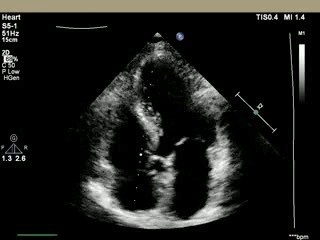
#> input picture evidence/missed-transition.jpg, 320 x 240 px
$ python -i fan224.py   (imports and definitions only)
#> lines starting #> are read from the running program, lines starting #| are printed output that depends on the picture; after the words box and inside, x2 and y2 are one past the last pixel; in counts of white or black regions, pixels touching at a corner belong together
#> further down, picture is the input picture: PIL image 320x240 RGB; mean R, G, B 29.9, 30, 27.7
"""Fan224 input contract: the EV9V acquisition-layout sector template, then a 224 x 224 letterbox (no centre crop).

Order of operations for one source frame (320 x 240 JPEG, RGB):
1. the gamma LUT (identity at gamma 1.0), before any masking or spatial change;
2. every pixel outside the fixed template is set to black;
3. the template's bounding box is cut out;
4. bilinear resize with preserved aspect ratio so the longer side becomes 224 (PIL, RGB);
5. the result is centred on a black 224 x 224 canvas.
The output is RGB uint8 (224, 224, 3). The model entry only applies the existing mean/std normalisation
(VisualEncoder.normalise); it must never resize or crop a fan224 image again.

The template is one fixed sector for every recording and frame (version fan224_v1). Its geometry was fitted on
training images only: the apex and both straight edges follow the region that changes over time in at least half of the
100 QC training recordings (docs/results/2026-10-06_fan224_visual_adaptation/README.md). The right edge sits 1.8 degrees
inside that region to drop the depth ticks and focus marker drawn over it; the radius stops 3-4 px short of the image's
lower arc to drop the depth-end tick at its centre; and x <= 275 drops the vertical interface lines and focal-zone
marker at the lower right. It is an acquisition-layout template, not an anatomical mask, and it is not a
de-identification guarantee.

The legacy E1 path (echo_routing.temporal.joint_visual.crop_uint8: short side 256, centre crop 224) is unchanged.
"""
from __future__ import annotations

import hashlib
import json
from pathlib import Path

import numpy as np
from PIL import Image

VERSION = "fan224_v1"
SOURCE_SIZE = (320, 240)          # (width, height); anything else is refused
OUTPUT_SIZE = 224
TEMPLATE = {"apex_x": 156.7, "apex_y": 31.2, "left_half_angle_deg": 42.5, "right_half_angle_deg": 44.0,
            "radius": 200.0, "x_max": 275}
INTERPOLATION = "PIL bilinear"
PADDING = "black, centred"
GAMMA_ORDER = "gamma LUT before masking and resizing"


def template_mask(t: dict = TEMPLATE) -> np.ndarray:
    """Boolean (240, 320) mask of the sector: below the apex, between the two straight edges, within the radius."""
    w, h = SOURCE_SIZE
    yy, xx = np.mgrid[:h, :w]
    dx, dy = xx + 0.0 - t["apex_x"], yy + 0.0 - t["apex_y"]
    theta = np.degrees(np.arctan2(dx, dy))          # 0 = straight down, negative to the left
    return ((dy > 0) & (theta >= -t["left_half_angle_deg"]) & (theta <= t["right_half_angle_deg"])
            & (np.hypot(dx, dy) <= t["radius"]) & (xx <= t["x_max"]))


MASK = template_mask()
_YS, _XS = np.where(MASK)
BBOX = (int(_XS.min()), int(_YS.min()), int(_XS.max()) + 1, int(_YS.max()) + 1)   # (left, top, right, bottom)


def gamma_lut(gamma: float) -> list[int]:
    """Same LUT as the legacy path (echo_routing.temporal.joint_visual.gamma_lut)."""
    if gamma <= 0:
        raise ValueError("gamma must be positive")
    return [int(255 * ((i / 255.0) ** gamma) + 0.5) for i in range(256)] * 3


def fan224(im: Image.Image, gamma: float = 1.0) -> np.ndarray:
    """One source frame -> RGB uint8 (224, 224, 3) under the fan224_v1 contract."""
#> called with gamma = 1
    if im.size != SOURCE_SIZE:
        raise ValueError(f"fan224 needs a {SOURCE_SIZE[0]} x {SOURCE_SIZE[1]} source frame, got {im.size[0]} x {im.size[1]}")
    rgb = im.convert("RGB")
    if abs(gamma - 1.0) > 1e-9:
        rgb = rgb.point(gamma_lut(gamma))
    arr = np.asarray(rgb).copy()
    arr[~MASK] = 0
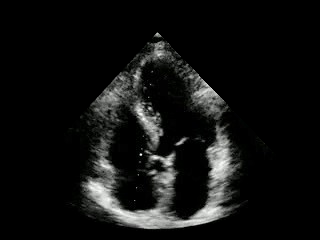
#> arr: shape (240, 320, 3); 18.76% of pixels changed, all inside (x1, y1, x2, y2) = (0, 0, 320, 240)
    crop = Image.fromarray(arr).crop(BBOX)
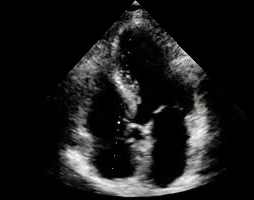
#> crop: PIL image 254x200 RGB; mean R, G, B 26.3, 27, 25.9
    w, h = crop.size; scale = min(OUTPUT_SIZE / w, OUTPUT_SIZE / h)
#> after `w, h = crop.size`: w = 254; h = 200
#> after `scale = min(OUTPUT_SIZE / w, OUTPUT_SIZE / h)`: scale = 0.882
    resized = crop.resize((max(1, round(w * scale)), max(1, round(h * scale))), Image.Resampling.BILINEAR)
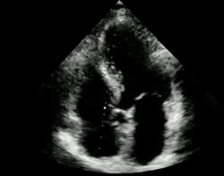
#> resized: PIL image 224x176 RGB; mean R, G, B 26.3, 27, 25.9
    canvas = Image.new("RGB", (OUTPUT_SIZE, OUTPUT_SIZE))
#> canvas: PIL image 224x224 RGB; every value is 0
    canvas.paste(resized, ((OUTPUT_SIZE - resized.width) // 2, (OUTPUT_SIZE - resized.height) // 2))
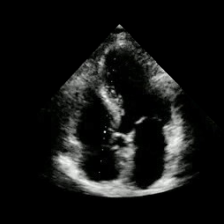
#> canvas: PIL image 224x224 RGB; mean R, G, B 20.6, 21.2, 20.4
    out = np.asarray(canvas, dtype=np.uint8)
    check_output(out)
    return out


def load_fan224_u8(path: Path, gamma: float) -> np.ndarray:
    with Image.open(path) as im:
        return fan224(im, gamma)


def check_output(arr: np.ndarray) -> None:
    if arr.dtype != np.uint8 or arr.shape != (OUTPUT_SIZE, OUTPUT_SIZE, 3):
        raise ValueError(f"fan224 output must be uint8 (224, 224, 3), got {arr.dtype} {arr.shape}")


def read_fan224_png(path: Path) -> np.ndarray:
    """A stored fan224 frame, read as is: size and mode are checked, nothing is resized or cropped."""
    with Image.open(path) as im:
        if im.size != (OUTPUT_SIZE, OUTPUT_SIZE) or im.mode != "RGB":
            raise ValueError(f"{path}: a fan224 frame must be RGB 224 x 224, got {im.mode} {im.size}")
        arr = np.asarray(im, dtype=np.uint8)
    check_output(arr)
    return arr


def spec() -> dict:
    """Everything that defines the transform; its digest names the derived frames and every cache built on them."""
    return {"version": VERSION, "source_size": list(SOURCE_SIZE), "output_size": OUTPUT_SIZE, "template": TEMPLATE,
            "bbox_ltrb": list(BBOX), "mask_sha256": hashlib.sha256(MASK.tobytes()).hexdigest(), "colour": "RGB",
            "interpolation": INTERPOLATION, "padding": PADDING, "gamma_order": GAMMA_ORDER,
            "code_sha256": hashlib.sha256(Path(__file__).read_bytes()).hexdigest()}


def spec_digest() -> str:
    return hashlib.sha256(json.dumps(spec(), sort_keys=True).encode()).hexdigest()


def scale_factor() -> float:
    w, h = BBOX[2] - BBOX[0], BBOX[3] - BBOX[1]
    return min(OUTPUT_SIZE / w, OUTPUT_SIZE / h)

>>> from PIL import Image
>>> picture = Image.open('../../evidence/missed-transition.jpg')
>>> result = fan224(picture)

$ run again, on evidence/native-switches.jpg
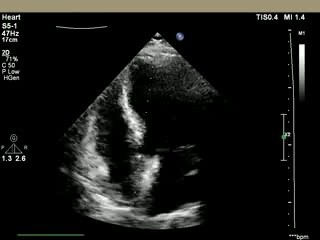
#> input picture evidence/native-switches.jpg, 320 x 240 px
#> picture is the input picture: PIL image 320x240 RGB; mean R, G, B 25.6, 25.6, 23.4
#> arr: shape (240, 320, 3); 17.94% of pixels changed, all inside (x1, y1, x2, y2) = (0, 0, 320, 240)
#> in fan224, `resized = crop.resize((max(1, round(w * scale)), max(1, round(h * scal..`:
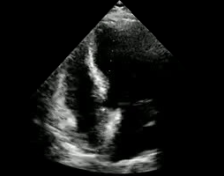
#> resized: PIL image 224x176 RGB; mean R, G, B 21.1, 21.7, 20.8
#> in fan224, `canvas.paste(resized, ((OUTPUT_SIZE - resized.width) // 2, (OUTPUT_SIZ..`:
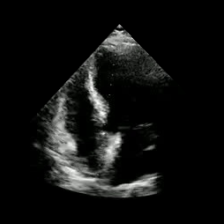
#> canvas: PIL image 224x224 RGB; mean R, G, B 16.5, 17.1, 16.3
